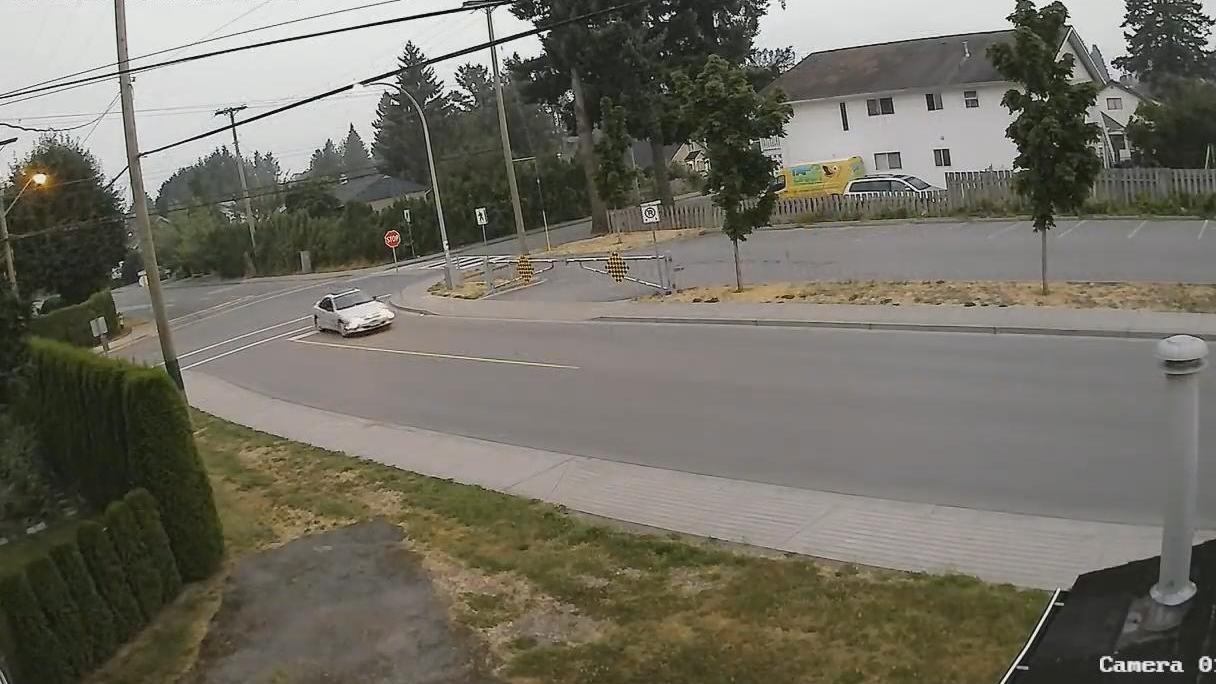
%> input picture Video Signals/Exams/ex_2019-07-12/1.jpg, 1216 x 684 px
$ octave untitled.m   (GNU Octave 9; MATLAB toolbox functions it lacks are replaced by stand-ins)
%> lines starting %> are read from the running program, lines starting %| are printed output that depends on the picture; in (x1, y1, x2, y2) boxes, pixels count from 0 and x2, y2 are one past the last pixel; in counts of white or black regions, pixels touching at a corner belong together; the program's own positions count from 1
close all
clear all
%% a
I1 = imread('1.jpg');
%> I1 is the input picture: size 684x1216x3 uint8; mean R, G, B 113, 110.1, 99.1
I1 = rgb2gray(I1); I1 = im2double(I1);
I2 = imread('2.jpg');
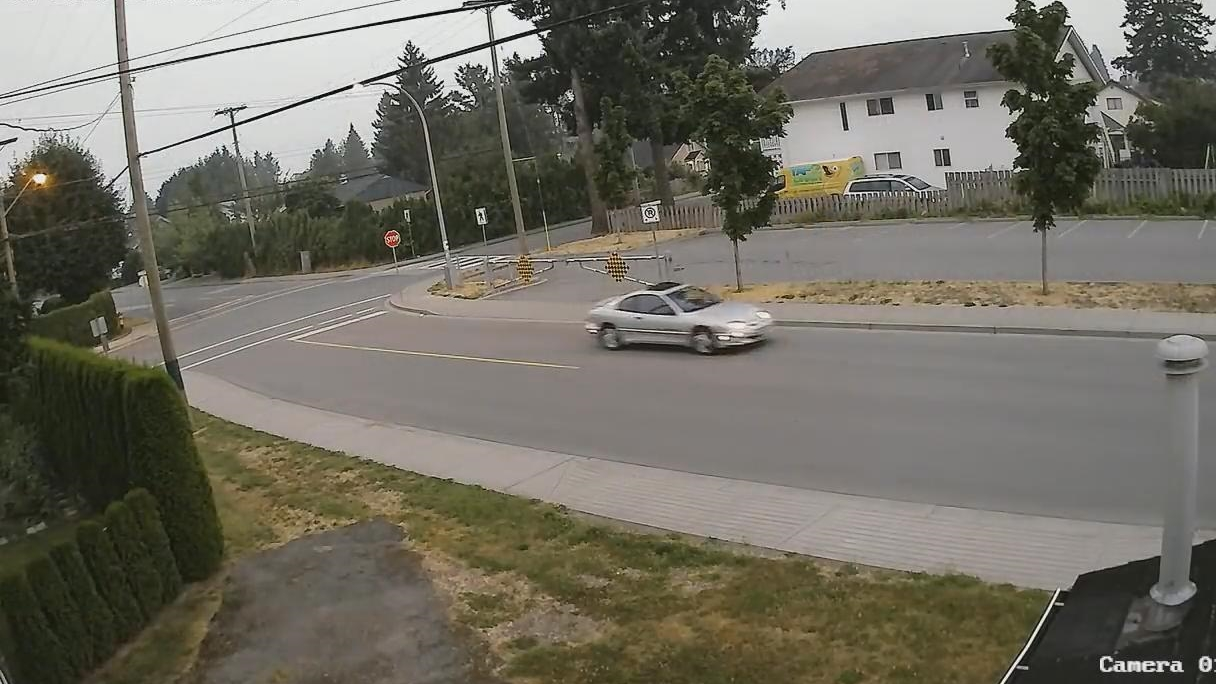
%> input picture Video Signals/Exams/ex_2019-07-12/2.jpg, 1216 x 684 px
%> I2 is the input picture: size 684x1216x3 uint8; mean R, G, B 113.1, 110, 98.8
I2 = rgb2gray(I2); I2 = im2double(I2);
bg = imread('bg.jpg');
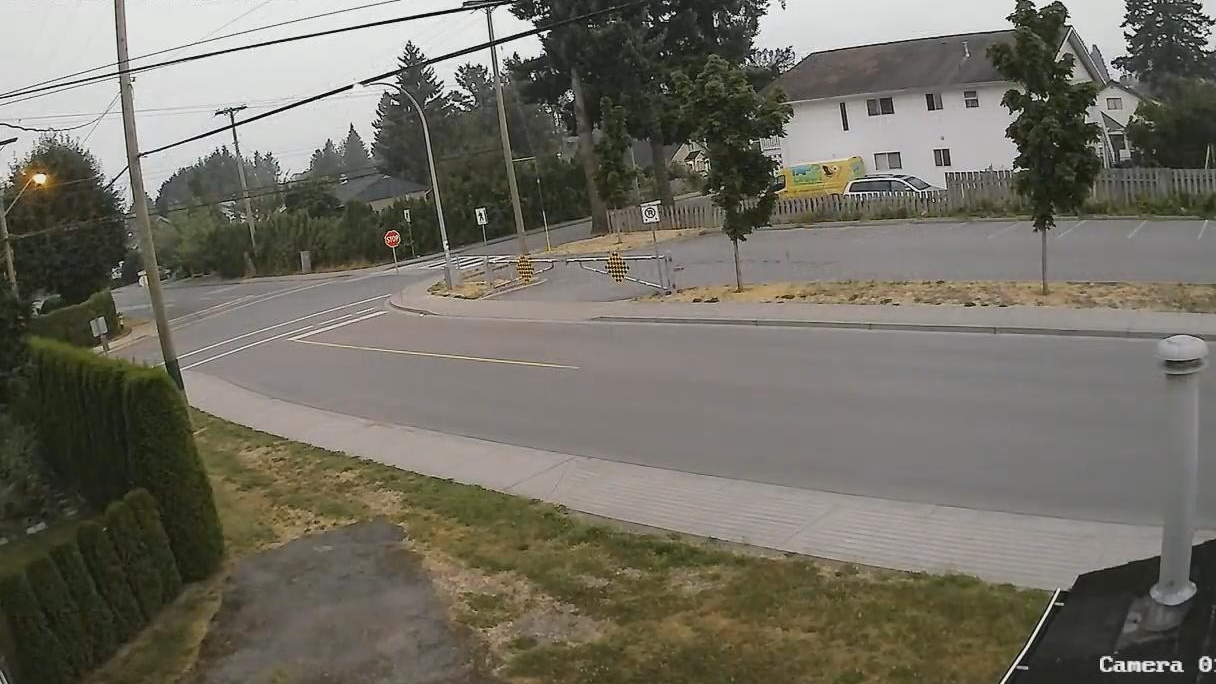
%> input picture Video Signals/Exams/ex_2019-07-12/bg.jpg, 1216 x 684 px
%> bg is the input picture: size 684x1216x3 uint8; mean R, G, B 113, 110.1, 99.1
bg = rgb2gray(bg); bg = im2double(bg);
%% b
D1 = I1 - bg;
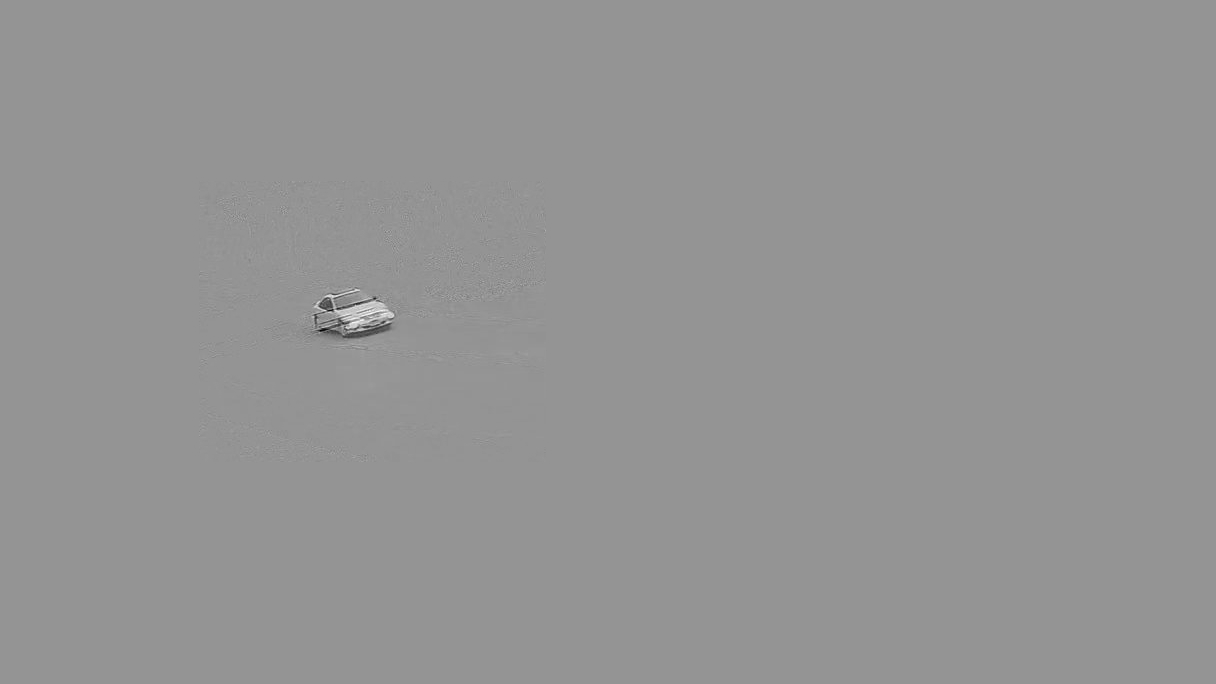
%> D1: size 684x1216 double; min -0.855, max 0.616, mean -7.06e-05; drawn with min black and max white
D2 = I2 - bg;

%% c I. and II.
B1 = abs(D1)>0.1*max(abs(D1(:)));
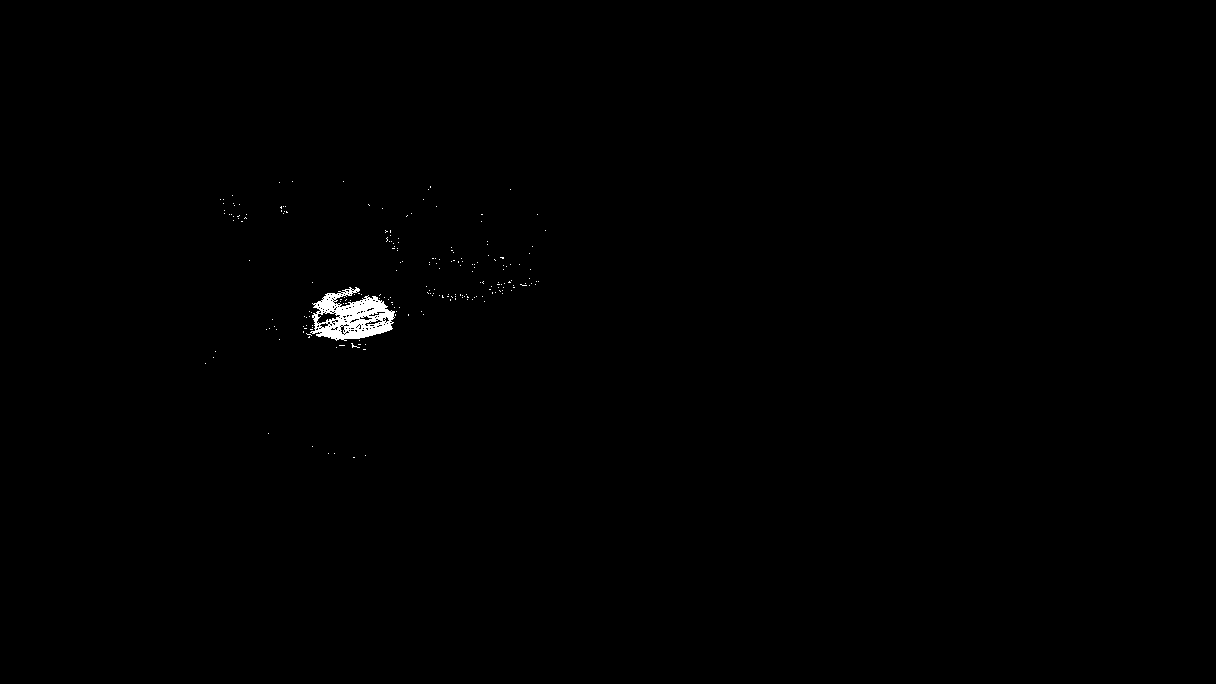
%> B1: size 684x1216 logical; 0.34% white; 210 white regions (209 under 20 px), largest, box (x1, y1, x2, y2) and area: (310, 287, 395, 341) 2477
B2 = abs(D2)>0.1*max(abs(D2(:)));
%> B2: size 684x1216 logical; 1.4% white; 1577 white regions (1576 under 20 px), largest, box (x1, y1, x2, y2) and area: (584, 280, 777, 360) 9064
%c) III.
n = round( 0.005*min(size(I1)) );
%> n = 3
SE = strel('arbitrary',ones(n));
%c) IV.
M1 = imopen(B1,SE);
%> M1: size 684x1216 logical; 0.23% white; 9 white regions (5 under 20 px), largest, box (x1, y1, x2, y2) and area: (315, 296, 394, 340) 1608, (318, 293, 340, 313) 214, (314, 314, 318, 322) 27, (371, 316, 376, 322) 25
M2 = imopen(B2,SE);
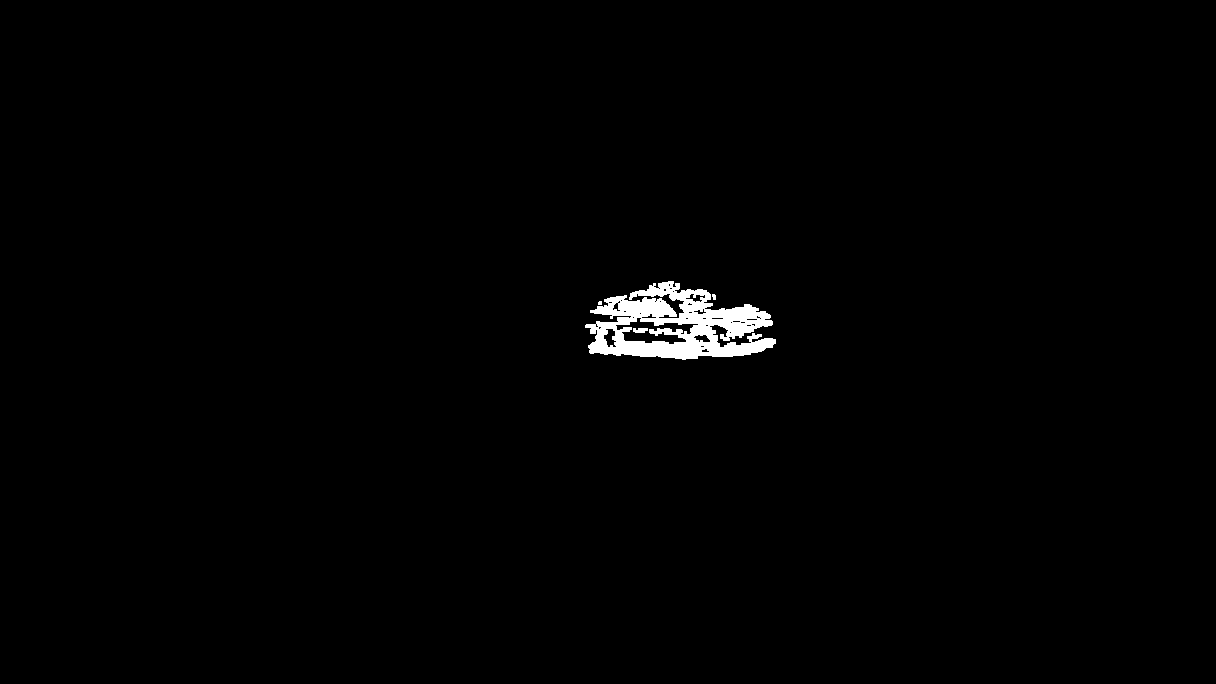
%> M2: size 684x1216 logical; 0.98% white; 4 white regions (1 under 20 px), largest, box (x1, y1, x2, y2) and area: (585, 281, 776, 360) 8059, (633, 328, 648, 333) 63, (712, 294, 716, 300) 20
%% d I. and II.
[i,j] = find(M1);
%> i = 1928 values from 289 to 340; j = 1928 values from 315 to 394
p_1(2) = sum(i)/numel(i);
p_1(1) = sum(j)/numel(j);
[i,j] = find(M2);
%> i = 8157 values from 282 to 360; j = 8157 values from 586 to 776
p_2(2) = sum(i)/numel(i);
p_2(1) = sum(j)/numel(j);
%d) III.
p2m = 0.05;
t = 2;%s
v = norm(p_2-p_1)*p2m/t %m/s
%> v = 8.1
v*60*60/1000
%> ans = 29.17
